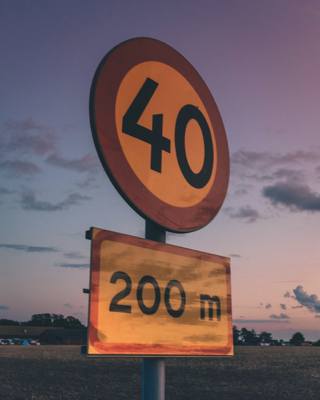
#> input picture data/images/road107.png, 320 x 400 px; its folder holds only this picture in this run
$ python violajones.py
#> lines starting #> are read from the running program, lines starting #| are printed output that depends on the picture
import cv2
import os
import matplotlib.pyplot as plt
from utils import load_annotations
import random
from sklearn.metrics import confusion_matrix, classification_report
import seaborn as sn
import pandas as pd
import numpy as np
from skimage.transform import integral_image
from skimage.feature import haar_like_feature, haar_like_feature_coord, draw_haar_like_feature
from sklearn.ensemble import RandomForestClassifier
from sklearn.model_selection import train_test_split
from sklearn.metrics import roc_auc_score
from sklearn.neighbors import KNeighborsClassifier


def hasard():
    box = ()
    made = 0
    i=0
    names = os.listdir('./data/images')
    classifier = cv2.CascadeClassifier(r"C:\Users\antoi\OneDrive\Bureau\CS\3A\SDI\VIC\Project\git\VIC_Project\data\speedlimitXML\classifier\cascade.xml")
    L = len(names)
    while made<10:
        name = names[i]
        filepath = "./data/images/" + name
        image_to_compare_with = cv2.imread(filepath)
#> image_to_compare_with is the input picture: shape (400, 320, 3); mean B, G, R 100.3, 96.4, 115
        image_to_compare_with_resized = cv2.resize(image_to_compare_with, (450, 450))
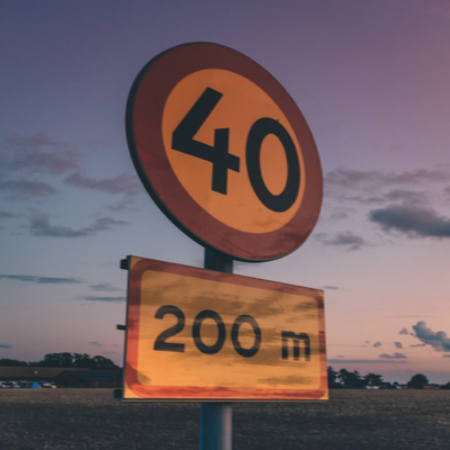
#> image_to_compare_with_resized: shape (450, 450, 3); mean B, G, R 100.2, 96.3, 114.9
        image_to_compare_with_grayscale = cv2.cvtColor(image_to_compare_with_resized, cv2.COLOR_BGR2GRAY)
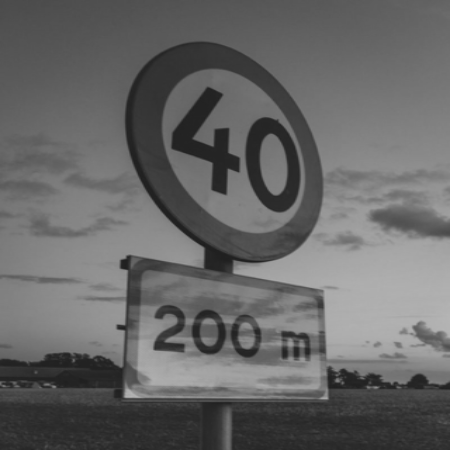
#> image_to_compare_with_grayscale: shape (450, 450); min 29, max 181, mean 102.3
        box = classifier.detectMultiScale(image_to_compare_with_grayscale)
#> box = ()
        i+=1
        if box != ():
            made+=1
            for(x,y,w,h) in box:
                resized=cv2.rectangle(image_to_compare_with_resized,(x,y),(x+w,y+h),(0,255,0),2)
                cv2.imshow('img',resized)
                cv2.waitKey(0)
                cv2.destroyAllWindows()

    return "Done"

# [18 lines left out: function choix, not called in this run]

#> (the run stopped early here; a loop or call above may not have finished)

$ run again, on data/images/road245.png
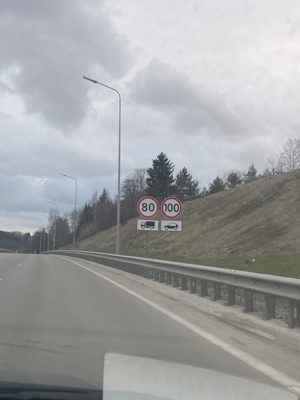
#> input picture data/images/road245.png, 300 x 400 px
#> in hasard, image_to_compare_with is the input picture: shape (400, 300, 3); mean B, G, R 163.1, 162.1, 160.3
#> in hasard, `image_to_compare_with_resized = cv2.resize(image_to_compare_with, (450..`:
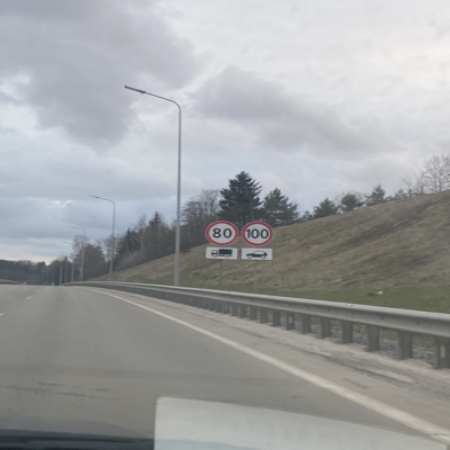
#> image_to_compare_with_resized: shape (450, 450, 3); mean B, G, R 163, 162, 160.2
#> box = [[242, 221, 26, 26]]

$ run again, on data/images/road27.png
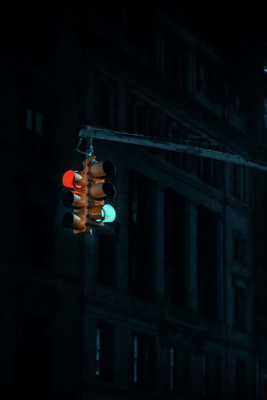
#> input picture data/images/road27.png, 267 x 400 px
#> in hasard, image_to_compare_with is the input picture: shape (400, 267, 3); mean B, G, R 12.6, 9.3, 3.8
#> in hasard, `image_to_compare_with_resized = cv2.resize(image_to_compare_with, (450..`:
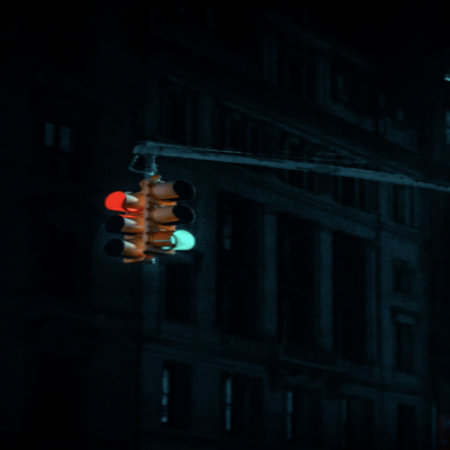
#> image_to_compare_with_resized: shape (450, 450, 3); mean B, G, R 12.5, 9.2, 3.8
#> in hasard, `image_to_compare_with_grayscale = cv2.cvtColor(image_to_compare_with_r..`:
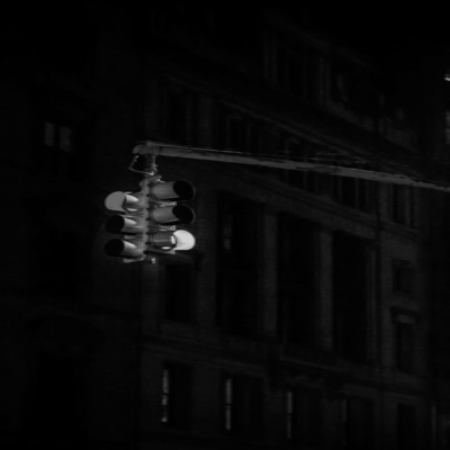
#> image_to_compare_with_grayscale: shape (450, 450); min 0, max 210, mean 7.9
#> box = ()

$ run again, on data/images/road277.png
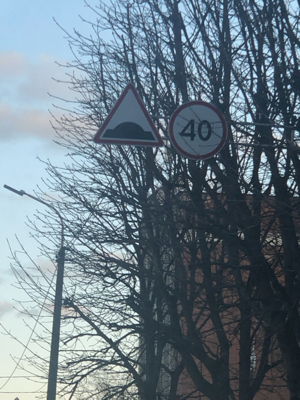
#> input picture data/images/road277.png, 300 x 400 px
#> in hasard, image_to_compare_with is the input picture: shape (400, 300, 3); mean B, G, R 134.2, 123.2, 106.6
#> in hasard, `image_to_compare_with_resized = cv2.resize(image_to_compare_with, (450..`:
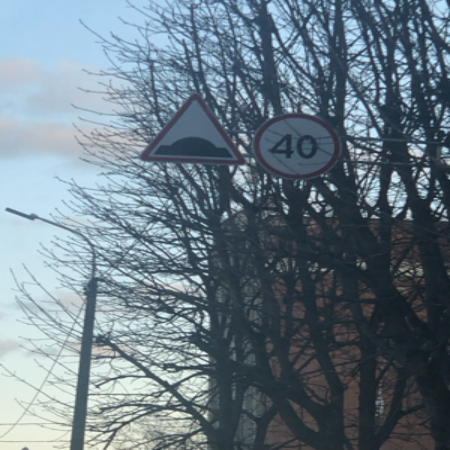
#> image_to_compare_with_resized: shape (450, 450, 3); mean B, G, R 134.1, 123.1, 106.5
#> in hasard, `image_to_compare_with_grayscale = cv2.cvtColor(image_to_compare_with_r..`:
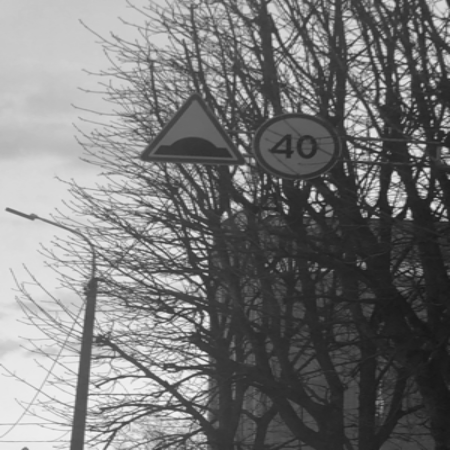
#> image_to_compare_with_grayscale: shape (450, 450); min 23, max 247, mean 119.4
#> box = [[253, 116, 61, 61]]
